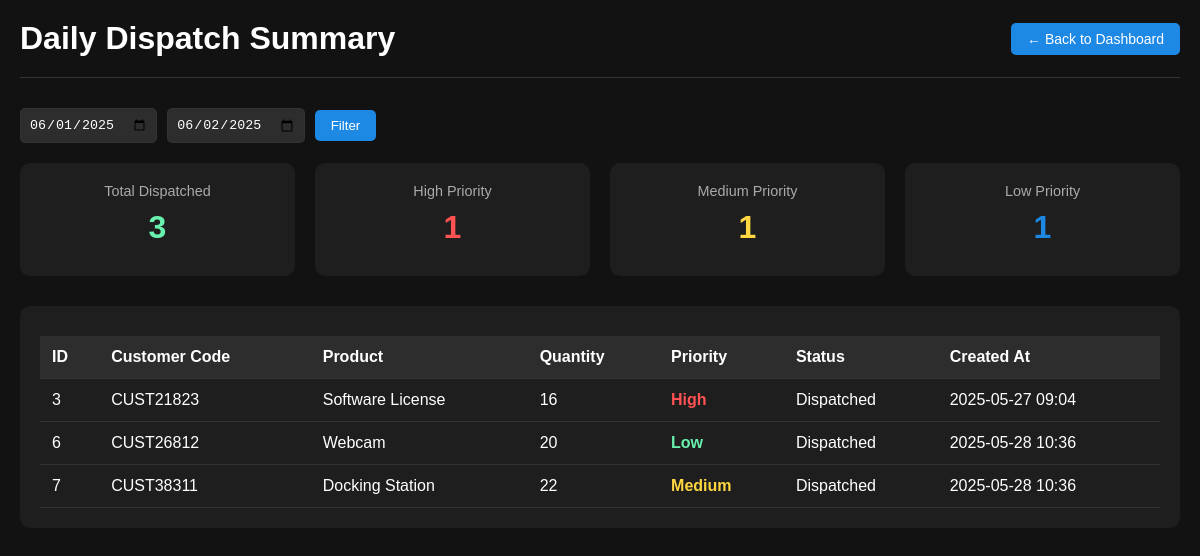
The app's page /daily-dispatch-summary, older data.
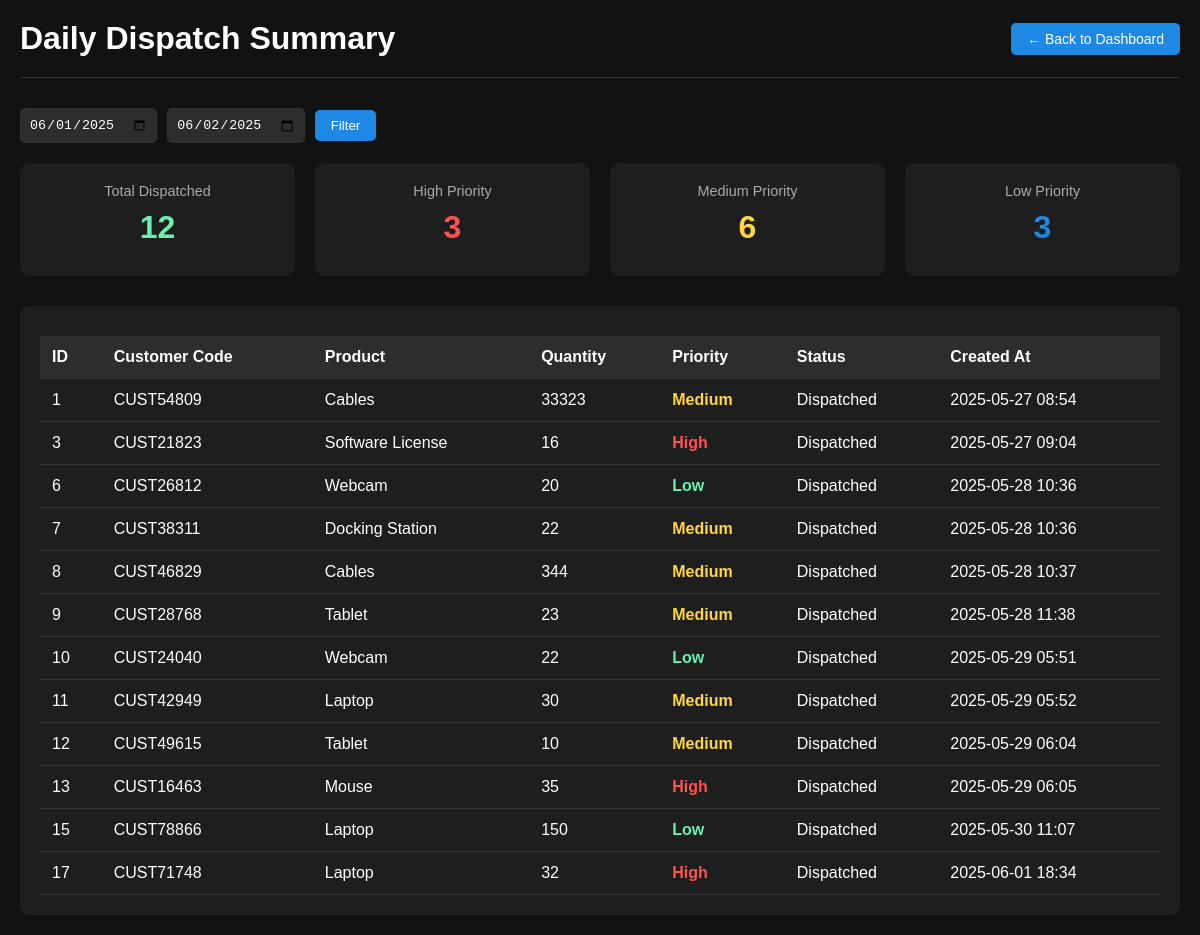
The same page, newer data.
### models.py (models this page shows)
class Request(db.Model):
    id = db.Column(db.Integer, primary_key=True)
    customer_id = db.Column(db.Integer, db.ForeignKey('customer.id'), nullable=False)
    customer_code = db.Column(db.String(50), nullable=False)  # <-- Newly added
    item_name = db.Column(db.String(100), nullable=False)
    quantity = db.Column(db.Integer, nullable=False)
    priority = db.Column(db.String(50), nullable=False)
    status = db.Column(db.String(50), default='New')
    created_at = db.Column(db.DateTime, default=datetime.utcnow)
    submitted_by = db.Column(db.Integer, db.ForeignKey('user.id'))
    description = db.Column(db.Text, nullable=True)

### app.py (the view)
@app.route('/daily-dispatch-summary')
def daily_dispatch_summary():
    dispatched_requests = Request.query.filter_by(status='Dispatched').all()
    return render_template('daily_summary_warehouse.html', requests=dispatched_requests)

### app.py (called while the page is built)
@app.after_request
def add_header(response):
    response.headers["Cache-Control"] = "no-cache, no-store, must-revalidate, private"
    response.headers["Pragma"] = "no-cache"
    response.headers["Expires"] = "-1"
    return response

### templates/daily_summary_warehouse.html (shortened to what this page needs)
<!DOCTYPE html>
<html lang="en">
<head>
</head>
<body>
    <div class="container">
        <div class="header">
            <h1>Daily Dispatch Summary</h1>
            <div class="back-button">
                <a href="{{ url_for('warehouse_dashboard') }}">← Back to Dashboard</a>
            </div>
        </div>
        <div class="date-filter">
            <input type="date" id="startDate" name="startDate">
            <input type="date" id="endDate" name="endDate">
            <button onclick="filterByDate()">Filter</button>
        </div>
        <div class="summary-cards">
            <div class="summary-card total-dispatched">
                <div class="card-title">Total Dispatched</div>
                <div class="card-value">{{ requests|length }}</div>
            </div>
            <div class="summary-card high-priority">
                <div class="card-title">High Priority</div>
                <div class="card-value">{{ requests|selectattr('priority', 'equalto', 'High')|list|length }}</div>
            </div>
            <div class="summary-card medium-priority">
                <div class="card-title">Medium Priority</div>
                <div class="card-value">{{ requests|selectattr('priority', 'equalto', 'Medium')|list|length }}</div>
            </div>
            <div class="summary-card low-priority">
                <div class="card-title">Low Priority</div>
                <div class="card-value">{{ requests|selectattr('priority', 'equalto', 'Low')|list|length }}</div>
            </div>
        </div>
        <div class="table-container">
            {% if requests %}
            <table>
                <thead>
                    <tr>
                        <th>ID</th>
                        <th>Customer Code</th>
                        <th>Product</th>
                        <th>Quantity</th>
                        <th>Priority</th>
                        <th>Status</th>
                        <th>Created At</th>
                    </tr>
                </thead>
                <tbody>
                    {% for req in requests %}
                    <tr>
                        <td>{{ req.id }}</td>
                        <td>{{ req.customer_code }}</td>
                        <td>{{ req.item_name }}</td>
                        <td>{{ req.quantity }}</td>
                        <td>
                            <span class="priority-{{ req.priority|lower }}">
                                {{ req.priority }}
                            </span>
                        </td>
                        <td>{{ req.status }}</td>
                        <td>{{ req.created_at.strftime('%Y-%m-%d %H:%M') }}</td>
                    </tr>
                    {% endfor %}
                </tbody>
            </table>
            {% else %}
            <div class="no-requests">
                <h2>No Dispatched Requests</h2>
                <p>There are no requests that have been dispatched yet.</p>
            </div>
            {% endif %}
        </div>
    </div>
</body>
</html>

Row changes from the older to the newer data that the page shows:
now on this page (row edited): Request: id "1", customer_code "CUST54809", item_name "Cables", quantity "33323", priority "Medium", status "Dispatched", created_at "2025-05-27 08:54"
now on this page (row edited): Request: id "8", customer_code "CUST46829", item_name "Cables", quantity "344", priority "Medium", status "Dispatched", created_at "2025-05-28 10:37"
now on this page (row edited): Request: id "9", customer_code "CUST28768", item_name "Tablet", quantity "23", priority "Medium", status "Dispatched", created_at "2025-05-28 11:38"
added Request: id "10", customer_code "CUST24040", item_name "Webcam", quantity "22", priority "Low", status "Dispatched", created_at "2025-05-29 05:51"
added Request: id "11", customer_code "CUST42949", item_name "Laptop", quantity "30", priority "Medium", status "Dispatched", created_at "2025-05-29 05:52"
added Request: id "12", customer_code "CUST49615", item_name "Tablet", quantity "10", priority "Medium", status "Dispatched", created_at "2025-05-29 06:04"
added Request: id "13", customer_code "CUST16463", item_name "Mouse", quantity "35", priority "High", status "Dispatched", created_at "2025-05-29 06:05"
added Request: id "15", customer_code "CUST78866", item_name "Laptop", quantity "150", priority "Low", status "Dispatched", created_at "2025-05-30 11:07"
added Request: id "17", customer_code "CUST71748", item_name "Laptop", quantity "32", priority "High", status "Dispatched", created_at "2025-06-01 18:34"
Text that changed along with them:
{{ requests|length }}: "3" → "12"
{{ requests|selectattr('priority', 'equalto', 'High')|list|length }}: "1" → "3"
{{ requests|selectattr('priority', 'equalto', 'Medium')|list|length }}: "1" → "6"
{{ requests|selectattr('priority', 'equalto', 'Low')|list|length }}: "1" → "3"
